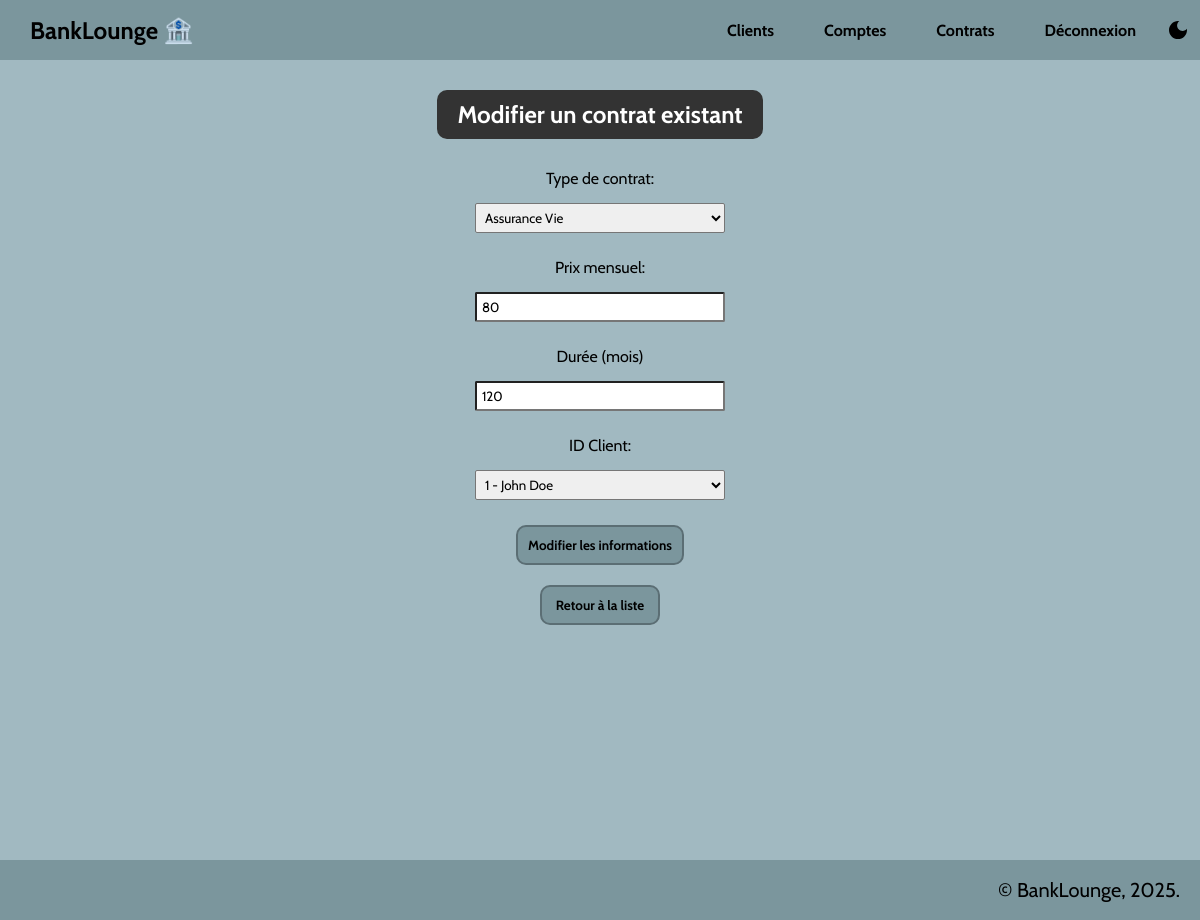
Screenshot of /?action=contract-edit&id=5 (signed in) with the database file from the repository.
### tables this page shows
CREATE TABLE `contracts` (
  `contract_id` int(11) NOT NULL AUTO_INCREMENT,
  `contract_type` enum('Assurance Vie','Assurance Habitation','Crédit Immobilier','Crédit à la Consommation','Compte Épargne Logement (CEL)') NOT NULL,
  `contract_price` double(6,2) NOT NULL,
  `contract_duration` int(11) NOT NULL CHECK (`contract_price` > 0),
  `contract_userId` int(11) NOT NULL,
  PRIMARY KEY (`contract_id`),
  KEY `fk_contract_user` (`contract_userId`),
  CONSTRAINT `fk_contract_user` FOREIGN KEY (`contract_userId`) REFERENCES `users` (`user_id`) ON DELETE CASCADE ON UPDATE CASCADE
);

CREATE TABLE `users` (
  `user_id` int(11) NOT NULL AUTO_INCREMENT,
  `user_firstName` varchar(50) NOT NULL,
  `user_lastName` varchar(50) NOT NULL,
  `user_email` varchar(100) NOT NULL,
  `user_phoneNumber` varchar(20) NOT NULL,
  `user_address` varchar(200) DEFAULT NULL,
  PRIMARY KEY (`user_id`),
  UNIQUE KEY `user_email` (`user_email`)
);

### controllers/ContractController.php (called while the page is built, shortened)
<?php
require_once __DIR__ . '/../models/repositories/ContractRepository.php';
require_once __DIR__ . '/../models/repositories/UserRepository.php';
require_once __DIR__ . '/../models/Contract.php';
require_once __DIR__ . '/../lib/utils.php';
class ContractController {
    private ContractRepository $contractRepo;
    private UserRepository $userRepo;
    public function __construct() {
        $this->contractRepo = new ContractRepository();
        $this->userRepo = new UserRepository();
    }
    public function edit(int $id) {
        $users = $this->userRepo->getUsers();
        $contract = $this->contractRepo->getContract($id);
        require_once __DIR__ . '/../views/contract/edit.php';
    }
}

### models/repositories/UserRepository.php (called while the page is built, shortened)
<?php
require_once __DIR__ . '/../User.php';
require_once __DIR__ . '/../../lib/database.php';
class UserRepository {
    public DatabaseConnection $connection;
    public function __construct() {
        $this->connection = new DatabaseConnection();
    }
    public function getUsers(): array {
        $statement = $this->connection->getConnection()->query('SELECT * FROM users');
        $result = $statement->fetchAll();
        $users = [];
        foreach($result as $row) {
            $user = new User($row['user_firstName'], $row['user_lastName'], $row['user_email'], $row['user_phoneNumber'], $row['user_address']);
            $user->setId($row['user_id']);
            $users[] = $user;
        }
        return $users;
    }
}

### lib/database.php (called while the page is built)
<?php
class DatabaseConnection {
    public ?\PDO $db = null;
    public function getConnection(): PDO {
        if ($this->db == null) {
            $host = 'localhost';
            $dbname = 'mvc-banks';
            $username = 'root';
            $password = '';
            $charset = 'utf8mb4';
            $dsn = "mysql:host=$host;dbname=$dbname;charset=$charset";
            $options = [
                PDO::ATTR_ERRMODE => PDO::ERRMODE_EXCEPTION,
                PDO::ATTR_DEFAULT_FETCH_MODE => PDO::FETCH_ASSOC
            ];
            try {
                $this->db = new PDO($dsn, $username, $password, $options);
            } catch (PDOException $e) {
                die('Erreur de connexion à la base de données : ' . $e->getMessage());
            }
        }
        return $this->db;
    }
}

### models/repositories/ContractRepository.php (called while the page is built, shortened)
<?php
require_once __DIR__ . '/../Contract.php';
require_once __DIR__ . '/../../lib/database.php';
require_once __DIR__ . '/../../lib/utils.php';
class ContractRepository {
    public DatabaseConnection $connection;
    public function __construct() {
        $this->connection = new DatabaseConnection();
    }
    public function getContract(int $id): ?Contract {
        $statement = $this->connection->getConnection()->prepare("SELECT * FROM contracts WHERE contract_id = :id");
        $statement->execute(['id' => $id]);
        $result = $statement->fetch();
        $contract = new Contract(EnumContract::toEnum($result['contract_type']), $result['contract_price'], $result['contract_duration'], $result['contract_userId']);
        $contract->setId($result['contract_id']);
        return $contract;
    }
}

### lib/utils.php (called while the page is built, shortened)
<?php
    enum EnumContract {
        public function toString(): string {
            return match($this) {
                self::assurance_vie => "Assurance Vie",
                self::assurance_hab => "Assurance Habitation",
                self::credit_immo => "Crédit Immobilier",
                self::credit_conso => "Crédit à la Consommation",
                self::cel => "Compte Épargne Logement (CEL)"
            };
        }
        public static function toEnum(string $typeC): EnumContract {
            return match($typeC) {
                "Assurance Vie" => self::assurance_vie,
                "Assurance Habitation" => self::assurance_hab,
                "Crédit Immobilier" => self::credit_immo,
                "Crédit à la Consommation" => self::credit_conso,
                "Compte Épargne Logement (CEL)" => self::cel,
                default => throw new InvalidArgumentException("Contrat invalide: $typeC")
            };
        }
    }
?>

### models/Contract.php (called while the page is built, shortened)
<?php
require_once __DIR__ . '/../lib/database.php';
require_once __DIR__ . '/../lib/utils.php';
class Contract {
    private EnumContract $typeContract;
    private float $price;
    private int $duration;
    private int $userId;
    public function getTypeContract(): string {
        return $this->typeContract->toString();
    }
    public function getPrice(): float {
        return $this->price;
    }
    public function getDuration(): int {
        return $this->duration;
    }
    public function getUserId(): int {
        return $this->userId;
    }
    public function setTypeContract(EnumContract $typeC): void {
        $this->typeContract = $typeC;
    }
    public function setPrice(float $price): void {
        $this->price = $price;
    }
    public function setDuration(int $duration): void {
        $this->duration = $duration;
    }
    public function setUserId(?int $userId): void {
        $this->userId = $userId;
    }
}

### models/User.php (called while the page is built, shortened)
<?php
require_once __DIR__ . '/../lib/database.php';
class User {
    private ?int $id;
    public function __construct(string $fName, string $lName, string $email, string $phoneN, ?string $address) {
        $this->id = null;
    }
    public function getId(): int {
        return $this->id;
    }
    public function setId(int $id): void {
        $this->id = $id;
    }
}

### views/contract/edit.php (the view, shortened to what this page needs)
<?php require_once __DIR__ . '/../templates/header.php'; ?>
            <section>
                <div class="title">
                    <h1>Modifier un contrat existant</h1>
                </div>
                <form id="formContract" action="?action=contract-update" method="POST">
                    <div class="form">
                        <label for="typeC">Type de contrat:</label>
                        <?php $typeC = $contract->getTypeContract() ?>
                        <select name="typeC" id="typeC">
                            <option <?= $typeC == 'Assurance Vie' ? 'selected' : '' ?> value="Assurance Vie">Assurance Vie</option>
                        </select>
                    </div>
                    <div class="form">
                        <label for="price">Prix mensuel:</label>
                        <input type="number" step="0.01" min="0" id="price" name="price" value="<?= $contract->getPrice() ?>">
                    </div>
                    <div class="form">
                        <label for="duration">Durée (mois)</label>
                        <input type="number" id="duration" name="duration" value="<?= $contract->getDuration() ?>">
                    </div>
                    <div class="form">
                        <label for="userId">ID Client:</label>
                        <select name="userId" id="userId">
                            <?php foreach($users as $user): ?>
                                <option value="<?= $user->getId(); ?>" <?= $contract->getUserId() == $user->getId() ? 'selected' : ''; ?>>
                                    <?= "{$user->getId()} - {$user->getLastName()} {$user->getFirstName()}" ?>
                                </option>
                            <?php endforeach; ?>
                        </select>
                    </div>
                    <button class="form-valid" type="submit">Modifier les informations</button>
                </form>
                <button class="return"><a href="?action=contract-list" >Retour à la liste</a></button>
            </section>
<?php require_once __DIR__ . '/../templates/footer.php';

### assets/styles/style.css (style rules this page uses)
* { margin: 0; padding: 0; font-family: "Cabin"; box-sizing: border-box; }
:root { --main: #7b969d; --text-main: black; --dark: #5b6e74; --section: #a1b9c1; --view: #66a1d1; --edit: #d5924c; --delete: #db8787; --link: #0000EE; }
body { color: var(--text-main); }
nav, .nav-dropdown-option, .home-option, td, .form-valid, .return, .value, footer { background-color: var(--main); }
.nav-title, .nav-option, .form, .view-container, #copyright { display: flex; justify-content: center; align-items: center; }
a { color: inherit; text-decoration: none; }
section { padding: 30px; min-height: 100vh; text-align: center; background-color: var(--section); }
.title h1 { margin: 0 auto; border-radius: 10px; display: inline-block; padding: 10px 20px; }
.title h1, thead { background-color: #333333; color: white; }
button { font-weight: bold; min-width: 120px; padding: 10px; border-radius: 10px; border: 2px solid var(--dark); color: var(--text-main); background: none; }
form { margin: 0 auto; padding-top: 20px; }
.form { display: flex; flex-direction: column; padding: 5px; gap: 10px; width: 100%; }
label, input, select { display: inline-block; width: 250px; padding: 5px; }
label, input, select { display: inline-block; border-radius: 2px; }
.form-valid { margin: 20px; }

### rows the page displays
contracts: price "80", duration "120", userId "1 - John Doe"
